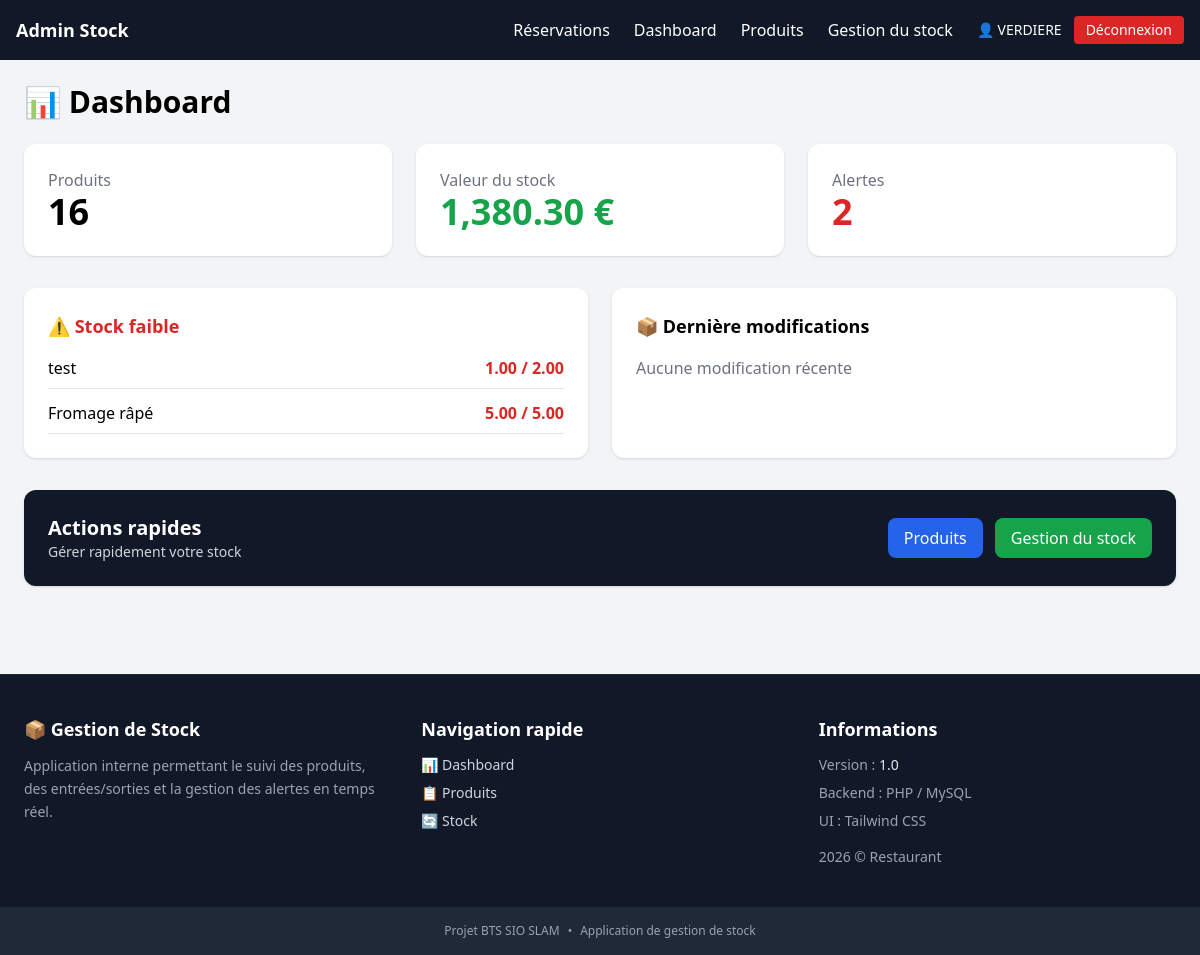
/dashboard.php (signed in), run on the app's committed database.
### tables this page shows
CREATE TABLE `produits` (
  `id` int(11) NOT NULL,
  `nom` varchar(100) NOT NULL,
  `description` text DEFAULT NULL,
  `unite` varchar(20) DEFAULT 'kg',
  `prix_unitaire` decimal(10,2) DEFAULT NULL,
  `quantite` decimal(10,2) DEFAULT 0.00,
  `seuil_alerte` decimal(10,2) DEFAULT 5.00,
  `fournisseur_id` int(11) DEFAULT NULL,
  `created_at` datetime DEFAULT current_timestamp()
);

### public/dashboard.php (the view, shortened to what this page needs)
<?php
require_once '../config/db.php';
include '../includes/header.php';
$totalProduits = $pdo->query("SELECT COUNT(*) FROM produits")->fetchColumn();
$valeurStock = $pdo->query("SELECT SUM(prix_unitaire * quantite) FROM produits")->fetchColumn();
$alertes = $pdo->query("SELECT COUNT(*) FROM produits WHERE quantite <= seuil_alerte")->fetchColumn();
$lowStock = $pdo->query("
    SELECT nom, quantite, seuil_alerte
    FROM produits
    WHERE quantite <= seuil_alerte
    ORDER BY quantite ASC
    LIMIT 5
")->fetchAll();
$lastMovements = $pdo->query("
    SELECT m.type, m.quantite, m.created_at, p.nom
    FROM mouvements m
    JOIN produits p ON m.produit_id = p.id
    ORDER BY m.created_at DESC
    LIMIT 5
")->fetchAll();
?>
<h2 class="text-3xl font-bold mb-6">📊 Dashboard</h2>
<div class="grid grid-cols-1 md:grid-cols-3 gap-6 mb-8">
    <div class="bg-white p-6 rounded-xl shadow hover:shadow-lg transition">
        <h3 class="text-gray-500">Produits</h3>
        <p class="text-4xl font-bold"><?= $totalProduits ?></p>
    </div>
    <div class="bg-white p-6 rounded-xl shadow hover:shadow-lg transition">
        <h3 class="text-gray-500">Valeur du stock</h3>
        <p class="text-4xl font-bold text-green-600">
            <?= number_format($valeurStock, 2) ?> €
        </p>
    </div>
    <div class="bg-white p-6 rounded-xl shadow hover:shadow-lg transition">
        <h3 class="text-gray-500">Alertes</h3>
        <p class="text-4xl font-bold text-red-600"><?= $alertes ?></p>
    </div>
</div>
<div class="grid grid-cols-1 md:grid-cols-2 gap-6">
    <div class="bg-white p-6 rounded-xl shadow">
        <h3 class="text-lg font-bold mb-4 text-red-600">⚠️ Stock faible</h3>
        <?php if (count($lowStock) === 0): ?>
            <p class="text-gray-500">Aucun problème de stock 👍</p>
        <?php else: ?>
            <ul class="space-y-3">
                <?php foreach ($lowStock as $p): ?>
                    <li class="flex justify-between border-b pb-2">
                        <span><?= htmlspecialchars($p['nom']) ?></span>
                        <span class="text-red-600 font-semibold">
                            <?= $p['quantite'] ?> / <?= $p['seuil_alerte'] ?>
                        </span>
                    </li>
                <?php endforeach; ?>
            </ul>
        <?php endif; ?>
    </div>
    <div class="bg-white p-6 rounded-xl shadow">
        <h3 class="text-lg font-bold mb-4">📦 Dernière modifications</h3>
        <?php if (count($lastMovements) === 0): ?>
            <p class="text-gray-500">Aucune modification récente</p>
        <?php endif; ?>
    </div>
</div>
<div class="mt-8 bg-gray-900 text-white p-6 rounded-xl shadow flex flex-col md:flex-row justify-between items-center gap-4">
    <div>
        <h3 class="text-xl font-bold">Actions rapides</h3>
        <p class="text-gray-300 text-sm">Gérer rapidement votre stock</p>
    </div>
    <div class="flex gap-3">
        <a href="produits.php" class="bg-blue-600 hover:bg-blue-700 px-4 py-2 rounded-lg">
            Produits
        </a>
        <a href="mouvements.php" class="bg-green-600 hover:bg-green-700 px-4 py-2 rounded-lg">
            Gestion du stock
        </a>
    </div>
</div>
<?php include '../includes/footer.php'; ?>

### data on the page
produits: nom "test", quantite "1.00", seuil_alerte "2.00"
produits: nom "Fromage râpé", quantite "5.00", seuil_alerte "5.00"

### other printed values
$_SESSION['user_name'] "VERDIERE"
$totalProduits "16"
$valeurStock "1,380.30"
$alertes "2"
